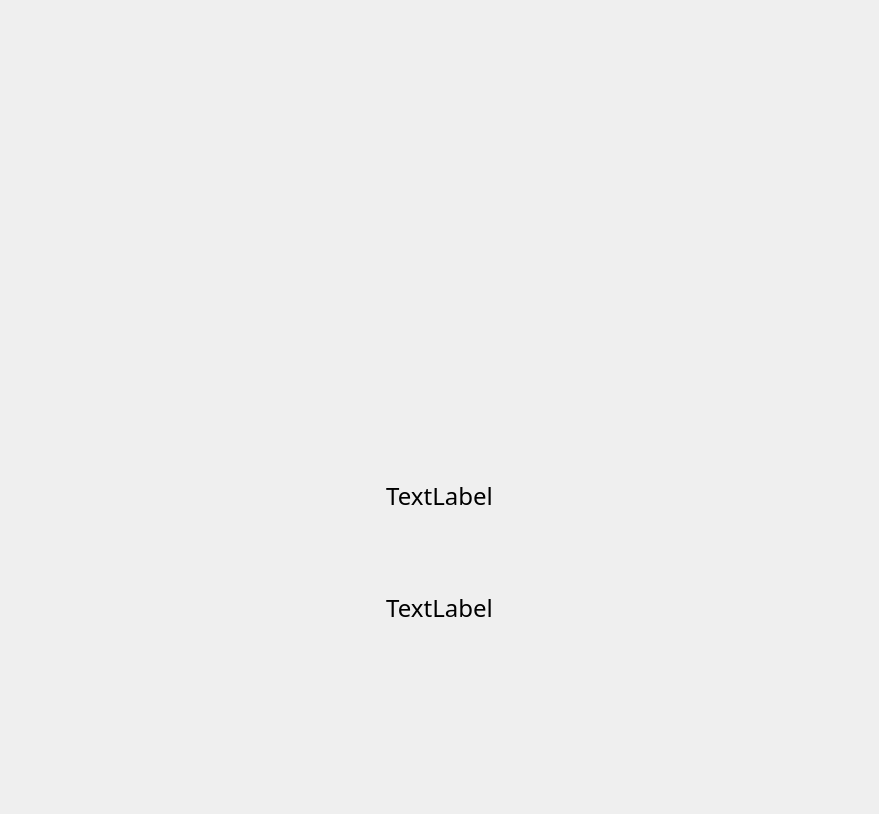
<?xml version="1.0" encoding="UTF-8"?>
<ui version="4.0">
 <class>Form</class>
 <widget class="QWidget" name="Form">
  <property name="geometry">
   <rect>
    <x>0</x>
    <y>0</y>
    <width>879</width>
    <height>814</height>
   </rect>
  </property>
  <property name="windowTitle">
   <string>Form</string>
  </property>
  <layout class="QVBoxLayout" name="verticalLayout_2">
   <item>
    <layout class="QVBoxLayout" name="verticalLayout">
     <item>
      <spacer name="verticalSpacer">
       <property name="orientation">
        <enum>Qt::Vertical</enum>
       </property>
       <property name="sizeType">
        <enum>QSizePolicy::Fixed</enum>
       </property>
       <property name="sizeHint" stdset="0">
        <size>
         <width>20</width>
         <height>100</height>
        </size>
       </property>
      </spacer>
     </item>
     <item>
      <layout class="QHBoxLayout" name="horizontalLayout_3">
       <item>
        <spacer name="horizontalSpacer_3">
         <property name="orientation">
          <enum>Qt::Horizontal</enum>
         </property>
         <property name="sizeType">
          <enum>QSizePolicy::Fixed</enum>
         </property>
         <property name="sizeHint" stdset="0">
          <size>
           <width>700</width>
           <height>20</height>
          </size>
         </property>
        </spacer>
       </item>
       <item>
        <widget class="BellButton" name="bellbutton">
         <property name="focusPolicy">
          <enum>Qt::NoFocus</enum>
         </property>
         <property name="styleSheet">
          <string notr="true">QPushButton {
    background: transparent;
    border: none;
}</string>
         </property>
         <property name="text">
          <string/>
         </property>
         <property name="icon">
          <iconset resource="resources.qrc">
           <normaloff>:/icons/Bell</normaloff>:/icons/Bell</iconset>
         </property>
         <property name="iconSize">
          <size>
           <width>30</width>
           <height>30</height>
          </size>
         </property>
         <property name="flat">
          <bool>true</bool>
         </property>
        </widget>
       </item>
      </layout>
     </item>
     <item>
      <layout class="QHBoxLayout" name="horizontalLayout_2">
       <item>
        <widget class="QLabel" name="pfp">
         <property name="enabled">
          <bool>true</bool>
         </property>
         <property name="minimumSize">
          <size>
           <width>300</width>
           <height>300</height>
          </size>
         </property>
         <property name="maximumSize">
          <size>
           <width>300</width>
           <height>16777215</height>
          </size>
         </property>
         <property name="styleSheet">
          <string notr="true">background: transparent;</string>
         </property>
         <property name="text">
          <string/>
         </property>
         <property name="pixmap">
          <pixmap resource="resources.qrc">:/icons/DefaultPFP</pixmap>
         </property>
         <property name="scaledContents">
          <bool>false</bool>
         </property>
         <property name="alignment">
          <set>Qt::AlignCenter</set>
         </property>
        </widget>
       </item>
      </layout>
     </item>
     <item>
      <widget class="QLabel" name="userusername">
       <property name="font">
        <font>
         <family>Mongolian Baiti</family>
         <pointsize>18</pointsize>
        </font>
       </property>
       <property name="text">
        <string>TextLabel</string>
       </property>
       <property name="alignment">
        <set>Qt::AlignCenter</set>
       </property>
       <property name="wordWrap">
        <bool>true</bool>
       </property>
      </widget>
     </item>
     <item>
      <widget class="QLabel" name="hobbies">
       <property name="font">
        <font>
         <family>Mongolian Baiti</family>
         <pointsize>18</pointsize>
        </font>
       </property>
       <property name="text">
        <string>TextLabel</string>
       </property>
       <property name="alignment">
        <set>Qt::AlignCenter</set>
       </property>
       <property name="wordWrap">
        <bool>true</bool>
       </property>
      </widget>
     </item>
     <item>
      <layout class="QHBoxLayout" name="horizontalLayout">
       <item>
        <spacer name="horizontalSpacer">
         <property name="orientation">
          <enum>Qt::Horizontal</enum>
         </property>
         <property name="sizeHint" stdset="0">
          <size>
           <width>40</width>
           <height>20</height>
          </size>
         </property>
        </spacer>
       </item>
       <item>
        <widget class="QPushButton" name="invitebutton">
         <property name="styleSheet">
          <string notr="true">QPushButton {
    background: transparent;
    border: none;
}</string>
         </property>
         <property name="text">
          <string/>
         </property>
         <property name="icon">
          <iconset resource="resources.qrc">
           <normaloff>:/icons/Invite</normaloff>:/icons/Invite</iconset>
         </property>
         <property name="iconSize">
          <size>
           <width>220</width>
           <height>70</height>
          </size>
         </property>
         <property name="flat">
          <bool>true</bool>
         </property>
        </widget>
       </item>
       <item>
        <widget class="QPushButton" name="nextbutton">
         <property name="focusPolicy">
          <enum>Qt::NoFocus</enum>
         </property>
         <property name="styleSheet">
          <string notr="true">QPushButton {
    background: transparent;
    border: none;
}</string>
         </property>
         <property name="text">
          <string/>
         </property>
         <property name="icon">
          <iconset resource="resources.qrc">
           <normaloff>:/icons/Next</normaloff>:/icons/Next</iconset>
         </property>
         <property name="iconSize">
          <size>
           <width>220</width>
           <height>70</height>
          </size>
         </property>
         <property name="flat">
          <bool>true</bool>
         </property>
        </widget>
       </item>
       <item>
        <spacer name="horizontalSpacer_2">
         <property name="orientation">
          <enum>Qt::Horizontal</enum>
         </property>
         <property name="sizeHint" stdset="0">
          <size>
           <width>40</width>
           <height>20</height>
          </size>
         </property>
        </spacer>
       </item>
      </layout>
     </item>
     <item>
      <widget class="QPushButton" name="chatbutton">
       <property name="minimumSize">
        <size>
         <width>220</width>
         <height>70</height>
        </size>
       </property>
       <property name="focusPolicy">
        <enum>Qt::NoFocus</enum>
       </property>
       <property name="autoFillBackground">
        <bool>false</bool>
       </property>
       <property name="styleSheet">
        <string notr="true">QPushButton {
    background: transparent;
    border: none;
}</string>
       </property>
       <property name="text">
        <string/>
       </property>
       <property name="icon">
        <iconset resource="resources.qrc">
         <normaloff>:/icons/Chat</normaloff>:/icons/Chat</iconset>
       </property>
       <property name="iconSize">
        <size>
         <width>220</width>
         <height>70</height>
        </size>
       </property>
       <property name="flat">
        <bool>true</bool>
       </property>
      </widget>
     </item>
     <item>
      <spacer name="verticalSpacer_2">
       <property name="orientation">
        <enum>Qt::Vertical</enum>
       </property>
       <property name="sizeType">
        <enum>QSizePolicy::Fixed</enum>
       </property>
       <property name="sizeHint" stdset="0">
        <size>
         <width>20</width>
         <height>40</height>
        </size>
       </property>
      </spacer>
     </item>
    </layout>
   </item>
  </layout>
 </widget>
 <customwidgets>
  <customwidget>
   <class>BellButton</class>
   <extends>QPushButton</extends>
   <header>bell_button</header>
  </customwidget>
 </customwidgets>
 <resources>
  <include location="resources.qrc"/>
  <include location="resources.qrc"/>
 </resources>
 <connections/>
</ui>
